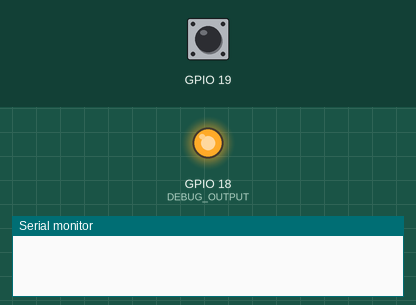
This program was run on a simulated ESP32. On the bench: output pins drawn as LEDs (lit = HIGH), the last lines printed to the serial monitor. The inputs (shaded band) are chosen by the test bench; at power-on: GPIO 19 LOW.

Above: at 1.2 s.
1.3 s: GPIO 19 driven HIGH
At 2.0 s:
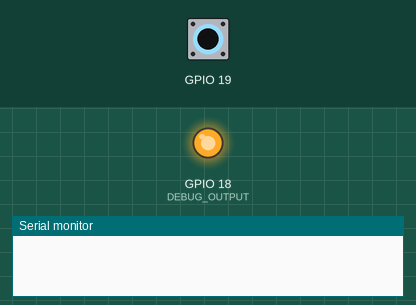
2.8 s: GPIO 19 driven LOW
At 4.0 s:
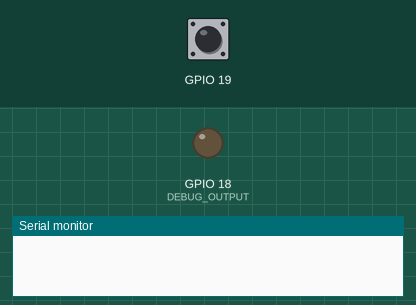
4.3 s: GPIO 19 pulsed HIGH 2 times (0.12 s each, 0.3 s apart)
At 5.4 s:
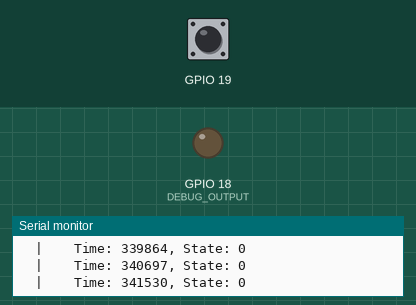
Timing chart, 0 to 7.3 s (numbered marks = the images above; inputs shaded):
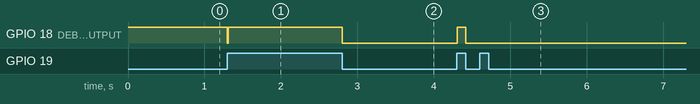

The program:

main.cpp
```cpp
#include <Arduino.h>
#include "waveform.h"
#include "intercom.h"
#include <vector>
using std::vector;

#define PULSE_LENGTH 833     // microseconds; equals a baud of 1200bps
#define INTERCOM 19
#define DEBUG_OUTPUT 18

IntercomDevice intercom(INTERCOM, PULSE_LENGTH);
FrameData frame(intercom.baud_ms);
vector<FrameData> FrameList;
vector<Waveform> WaveformList;
//                             |---CMD?---||-APT?-|
// Waveform elevator("elevator", "01010001001001100000");
void IRAM_ATTR isr()
{
    digitalWrite(DEBUG_OUTPUT, LOW);
    unsigned long long int curr_time = esp_timer_get_time();
    if (intercom.active == false)
    {
        intercom.active = true;
        intercom.dump_data = true;
        frame.start();
    }
    byte state;

    if (digitalRead(intercom.pin) == HIGH)
    {
        state = 1;
    }
    else
    {
        state = 0;
    }

    frame.add_data_point(state);
    delayMicroseconds(5);
}

void setup()
{
    Serial.begin(115200);
    WaveformList.push_back(Waveform("apt", "01011000101001100010"));
    WaveformList.push_back(Waveform("elevator", "01010001001001100000"));
    attachInterrupt(intercom.pin, isr, CHANGE);
    pinMode(DEBUG_OUTPUT, OUTPUT);
    digitalWrite(DEBUG_OUTPUT, HIGH);
}

void loop()
{
    if (intercom.active && frame.frame_elapsed())
    {
        intercom.active = false;
        digitalWrite(DEBUG_OUTPUT, HIGH);
    }
    if (!intercom.active && intercom.dump_data)
    {
        intercom.dump_data = false;
        if (frame.data.size() > 1)
        {
            // Calculate datapoints
            vector<int> datapoints;
            datapoints.clear();
            for (int i = 0; i < (frame.data.size() - 1); i++)
            {
                FrameDataPoint current_datapoint = frame.data[i];
                int current_adj_time = intercom.adjusted_time(current_datapoint.rel_time);
                FrameDataPoint next_datapoint = frame.data[i + 1];
                int next_adj_time = intercom.adjusted_time(next_datapoint.rel_time);

                int num_data_points = (next_adj_time - current_adj_time) / intercom.baud_ms;
                for (int n = 0; n < (num_data_points); n++)
                {
                    datapoints.push_back(current_datapoint.state);
                    // counter++;
                }
            }
            Serial.print("Start time: ");
            Serial.print(frame.show_start_time());
            Serial.println(" microseconds");
            Serial.print("Frame stopped at: ");
            Serial.print(esp_timer_get_time());
            Serial.println(" microseconds");
            Serial.print("Time since last frame: ");
            if (FrameList.size() == 0)
            {
                Serial.print("0");
            }
            else
            {
                unsigned long long int previous_last_changed_time = FrameList.back().show_last_changed_time();
                Serial.print((frame.show_start_time() - previous_last_changed_time) / 1000ULL);
            }
            Serial.println(" milliseconds");
            Serial.print("Total frames captured: ");
            Serial.println(FrameList.size() + 1);
            Serial.print("Datapoints in frame: ");
            Serial.println(datapoints.size());

            int timer = 0;
            for (int state : datapoints)
            {
                if (state == 0)
                {
                    Serial.print("  |    ");
                }
                else
                {
                    Serial.print("    |  ");
                }
                Serial.print("Time: ");
                Serial.print(timer);
                Serial.print(", State: ");
                Serial.println(state);
                timer += intercom.baud_ms;
            }
            Serial.println("Comparing against known waveforms");
            // Pattern matching
            bool is_matched = false;
            for (Waveform t_waveform : WaveformList)
            {
                if (is_matched){
                    continue;
                }
                Serial.print("  ...checking ");
                Serial.print(t_waveform.get_name());
                Serial.print(", ");
                if (t_waveform.get_data().length() != datapoints.size())
                {

                    Serial.println("length doesn't match");
                    continue;
                }
                bool match = true;
                int counter = 0;
                for (int i = 0; i < datapoints.size(); i++)
                {
                    // Serial.println();
                    if (match && String(datapoints[i]) != String(t_waveform.get_data()[i]))
                    {
                        Serial.println("bits don't match");
                        match = false;
                    }
                }
                if (match){
                    Serial.println("waveform matches ");
                    is_matched = true;
                }
            }
            FrameData current_frame = frame;
            FrameList.push_back(current_frame);
            Serial.println("------------------------------------------");
        }
        // else
        // {
        //     Serial.println("Frame too small, skipping...");
        // }
        frame.clear();
    }
    delay(10);
}

// TODO: WAVEFORM MATCHING STUFF!
```

intercom.cpp
```cpp
#include "intercom.h"
#include <Arduino.h>
#include <vector>
using std::vector;

IntercomDevice::IntercomDevice(uint8_t pin, int baud_ms)
{
    pinMode(pin, INPUT);
    this->pin = pin;
    this->baud_ms = baud_ms;
};

unsigned long long int IntercomDevice::adjusted_time(unsigned long long int time)
{
    float ftime = time;
    unsigned long long int adjusted_time = (round(ftime / this->baud_ms) * this->baud_ms);
    return adjusted_time;
};

//---------------------------------------------------------------------

FrameDataPoint::FrameDataPoint(byte state, unsigned long long int last_changed_time, unsigned long long int rel_time)
{
    this->state = state;
    this->last_changed_time = last_changed_time;
    this->rel_time = rel_time;
};

//---------------------------------------------------------------------

FrameData::FrameData(int baud_ms)
{
    this->baud_ms = baud_ms;
};

unsigned long long int FrameData::show_start_time()
{
    return this->start_time;
};

unsigned long long int FrameData::show_last_changed_time()
{
    return this->last_changed_time;
};

// void FrameData::add_data_point(FrameDataPoint datapoint)
void FrameData::add_data_point(byte state)
{
    if (this->data.size() == 0 || state != this->data.back().state)
    {
        this->last_changed_time = esp_timer_get_time();
        this->data.push_back(FrameDataPoint(state, this->last_changed_time, this->relative_time()));
    }
};

unsigned long int FrameData::relative_time()
{
    return this->last_changed_time - this->start_time;
};

bool FrameData::frame_elapsed()
{
    if (this->data.size() > 0 && this->data.back().state == 1 &&
        (esp_timer_get_time() - this->last_changed_time) > (this->baud_ms * this->high_pulse_stop_count))
    {
        return true;
    }
    else
    {
        return false;
    }
};

void FrameData::start()
{
    unsigned long long int curr_time = esp_timer_get_time();
    this->start_time = curr_time;
    this->last_changed_time = curr_time;
};

void FrameData::clear()
{
    this->data.clear();
    this->last_changed_time = 0;
    this->start_time = 0;
};
```

intercom.h
```cpp
#ifndef INTERCOM_CONTROLLER_H
#define INTERCOM_CONTROLLER_H

#include <Arduino.h>
#include <vector>

using std::vector;

class IntercomDevice
{
public:
    IntercomDevice(uint8_t pin, int baud_ms);
    bool active;
    bool dump_data;
    int baud_ms;
    uint8_t pin;
    unsigned long long int adjusted_time(unsigned long long int time);
};

class FrameDataPoint
{
public:
    FrameDataPoint(byte state, unsigned long long int last_changed_time, unsigned long long int rel_time);
    byte state;
    unsigned long int last_changed_time;
    unsigned long int rel_time;
};

class FrameData
{
    unsigned long long int start_time;
    unsigned long long int last_changed_time;
    int baud_ms;
    int high_pulse_stop_count = 10;
    // unsigned long int adjusted_relative_time;


public:
    FrameData(int baud_ms);
    vector<FrameDataPoint> data;
    bool frame_elapsed();
    unsigned long long int show_start_time();
    unsigned long long int show_last_changed_time();
    unsigned long int relative_time();
    void add_data_point(byte state);
    void start();
    void clear();
};

#endif /* INTERCOM_CONTROLLER_H */
```

waveform.cpp
```cpp
#include "waveform.h"
#include <Arduino.h>
#include <vector>
using std::vector;

Waveform::Waveform(String name, String data)
{
    this->name = name;
    this->data = data;
};

int Waveform::get_bit(int index)
{
    return this->data[index];
};

String Waveform::get_name(){
    return this->name;
};

String Waveform::get_data(){
    return this->data;
};

void Waveform::test(){
    for (int i=0;i<this->instanceCount;i++){
        Serial.println(this->instances[i]->get_name());
    }
};
```

waveform.h
```cpp
#ifndef WAVEFORM_H
#define WAVEFORM_H

#include <Arduino.h>
#include <vector>
using std::vector;

class Waveform
{
    String name;
    String data;

public:
    Waveform(String name, String data);
    int get_bit(int index);
    String get_name();
    String get_data();
    void test();

private:
    void setup();
    size_t instanceCount;
    Waveform* instances[30];
};

#endif /* WAVEFORM_H */
```

Measured:
- after the input at 1.3 s, GPIO 18 (DEBUG_OUTPUT): HIGH → LOW at once, → HIGH 0.01 s later
- after the input at 2.8 s, GPIO 18 (DEBUG_OUTPUT): HIGH → LOW at once
- after the input at 4.3 s, GPIO 18 (DEBUG_OUTPUT): LOW → HIGH at once, → LOW 0.11 s later
